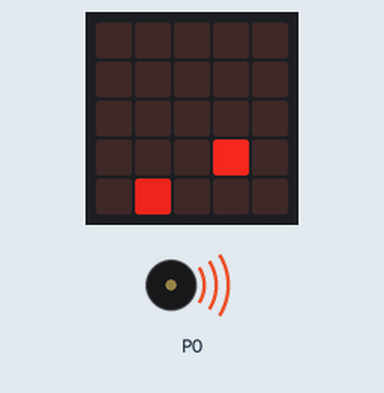
Bench run of a program on a simulated BBC micro:bit running MicroPython. Parts: the board's 5×5 LED display, buzzer (waves = sounding). Random numbers come from a fixed seed.

Above: at 0.07 s.
At 9.47 s:
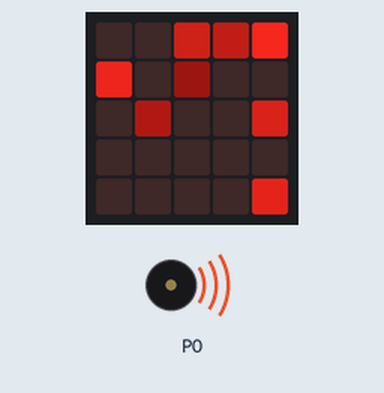
At 19.32 s:
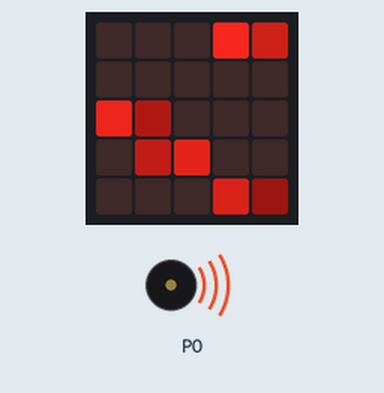
At 38.86 s:
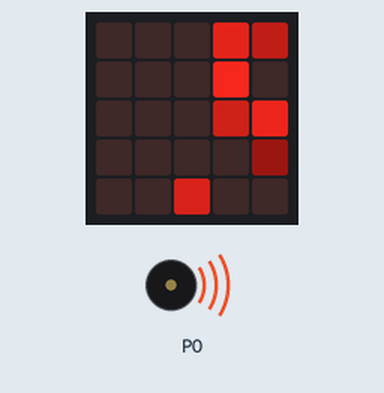
Timing chart, 0 to 40.0 s (numbered marks = the images above):
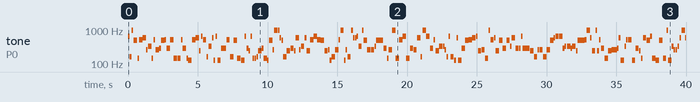

Measured:
- by itself, tone on P0: plays 659 Hz for 0.12 s, 165 Hz for 0.12 s, 988 Hz for 0.12 s, 494 Hz for 0.24 s, 147 Hz for 0.12 s, 523 Hz for 0.24 s … (202 notes in this stretch)

The program:

music.py
```python
import microbit
import music
import random

#letters = ["A", "B", "C", "D", "E", "F", "G", "H"]
letters = ["B", "C", "D", "E"]
#numbers = ["0", "1", "2", "3", "4", "5", "6", "7", "8"]
numbersLow = ["0", "1", "2"]
numbersHigh = ["3", "4", "5"]

def main():
    dots = [ [0]*5, [0]*5, [0]*5, [0]*5, [0]*5 ]
    while True:
        dots[random.randrange(5)][random.randrange(5)] = 8
        for i in range(5):
            for j in range(5):
                microbit.display.set_pixel(i, j, dots[i][j])
                dots[i][j] = max(dots[i][j] - 1, 0)
        #microbit.sleep(10)
        note = str(random.choice(letters)) + str(random.choice(numbersHigh)) + ":" + str(random.choice(numbersLow))
        music.play(note)

if __name__ == "__main__":
    main()
```
